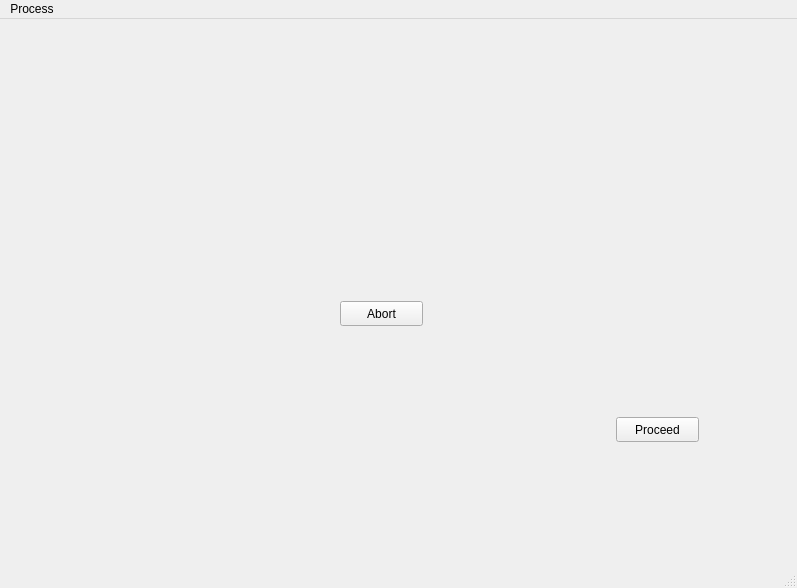
<?xml version="1.0" encoding="UTF-8"?>
<ui version="4.0">
 <class>GSUI</class>
 <widget class="QMainWindow" name="GSUI">
  <property name="geometry">
   <rect>
    <x>0</x>
    <y>0</y>
    <width>797</width>
    <height>588</height>
   </rect>
  </property>
  <property name="windowTitle">
   <string>GSUI</string>
  </property>
  <widget class="QWidget" name="centralwidget">
   <widget class="QPushButton" name="proceedButton">
    <property name="geometry">
     <rect>
      <x>616</x>
      <y>398</y>
      <width>83</width>
      <height>25</height>
     </rect>
    </property>
    <property name="text">
     <string>Proceed</string>
    </property>
   </widget>
   <widget class="QPushButton" name="abortButton">
    <property name="geometry">
     <rect>
      <x>340</x>
      <y>282</y>
      <width>83</width>
      <height>25</height>
     </rect>
    </property>
    <property name="text">
     <string>Abort</string>
    </property>
   </widget>
  </widget>
  <widget class="QMenuBar" name="menubar">
   <property name="geometry">
    <rect>
     <x>0</x>
     <y>0</y>
     <width>797</width>
     <height>22</height>
    </rect>
   </property>
   <widget class="QMenu" name="menuProcess">
    <property name="title">
     <string>Process</string>
    </property>
    <addaction name="openProcessFromFileAction"/>
   </widget>
   <addaction name="menuProcess"/>
  </widget>
  <widget class="QStatusBar" name="statusbar"/>
  <action name="openProcessFromFileAction">
   <property name="text">
    <string>Open from file</string>
   </property>
  </action>
 </widget>
 <resources/>
 <connections/>
</ui>
